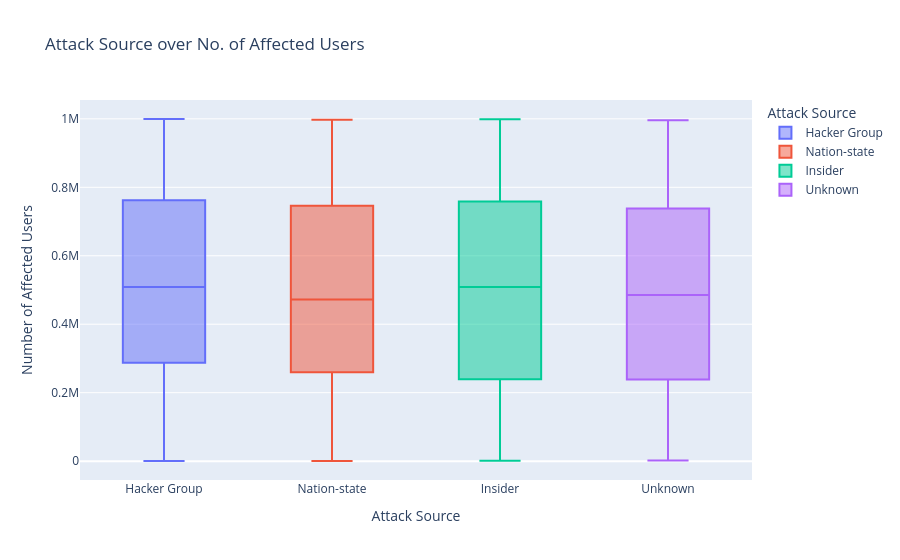

The notebook cell this image was saved under:
### Markdown cell above
### Chart for Attack Source and peoples affected by that

### Code cell
fix=px.box(df.head(2000),x="Attack Source",y="Number of Affected Users",color="Attack Source",title="Attack Source over No. of Affected Users")
fix.show()

### Figure 1 — Plotly figure (JSON) as saved in the notebook; plotly's stock layout.template omitted (floating-point values rounded to 4 significant figures; data arrays with more than 128 entries replaced by an {"elided": "..."} marker saying what was removed)
{"data": [{"alignmentgroup": "True", "hovertemplate": "Attack Source=%{x}<br>Number of Affected Users=%{y}<extra></extra>", "legendgroup": "Hacker Group", "marker": {"color": "#636efa"}, "name": "Hacker Group", "notched": false, "offsetgroup": "Hacker Group", "orientation": "v", "showlegend": true, "type": "box", "x": {"elided": "463 str values"}, "x0": " ", "xaxis": "x", "y": {"elided": "463 int values"}, "y0": " ", "yaxis": "y"}, {"alignmentgroup": "True", "hovertemplate": "Attack Source=%{x}<br>Number of Affected Users=%{y}<extra></extra>", "legendgroup": "Nation-state", "marker": {"color": "#EF553B"}, "name": "Nation-state", "notched": false, "offsetgroup": "Nation-state", "orientation": "v", "showlegend": true, "type": "box", "x": {"elided": "529 str values"}, "x0": " ", "xaxis": "x", "y": {"elided": "529 int values"}, "y0": " ", "yaxis": "y"}, {"alignmentgroup": "True", "hovertemplate": "Attack Source=%{x}<br>Number of Affected Users=%{y}<extra></extra>", "legendgroup": "Insider", "marker": {"color": "#00cc96"}, "name": "Insider", "notched": false, "offsetgroup": "Insider", "orientation": "v", "showlegend": true, "type": "box", "x": {"elided": "493 str values"}, "x0": " ", "xaxis": "x", "y": {"elided": "493 int values"}, "y0": " ", "yaxis": "y"}, {"alignmentgroup": "True", "hovertemplate": "Attack Source=%{x}<br>Number of Affected Users=%{y}<extra></extra>", "legendgroup": "Unknown", "marker": {"color": "#ab63fa"}, "name": "Unknown", "notched": false, "offsetgroup": "Unknown", "orientation": "v", "showlegend": true, "type": "box", "x": {"elided": "515 str values"}, "x0": " ", "xaxis": "x", "y": {"elided": "515 int values"}, "y0": " ", "yaxis": "y"}], "layout": {"boxmode": "overlay", "legend": {"title": {"text": "Attack Source"}, "tracegroupgap": 0}, "title": {"text": "Attack Source over No. of Affected Users"}, "xaxis": {"anchor": "y", "categoryarray": ["Hacker Group", "Nation-state", "Insider", "Unknown"], "categoryorder": "array", "domain": [0, 1], "title": {"text": "Attack Source"}}, "yaxis": {"anchor": "x", "domain": [0, 1], "title": {"text": "Number of Affected Users"}}}}
